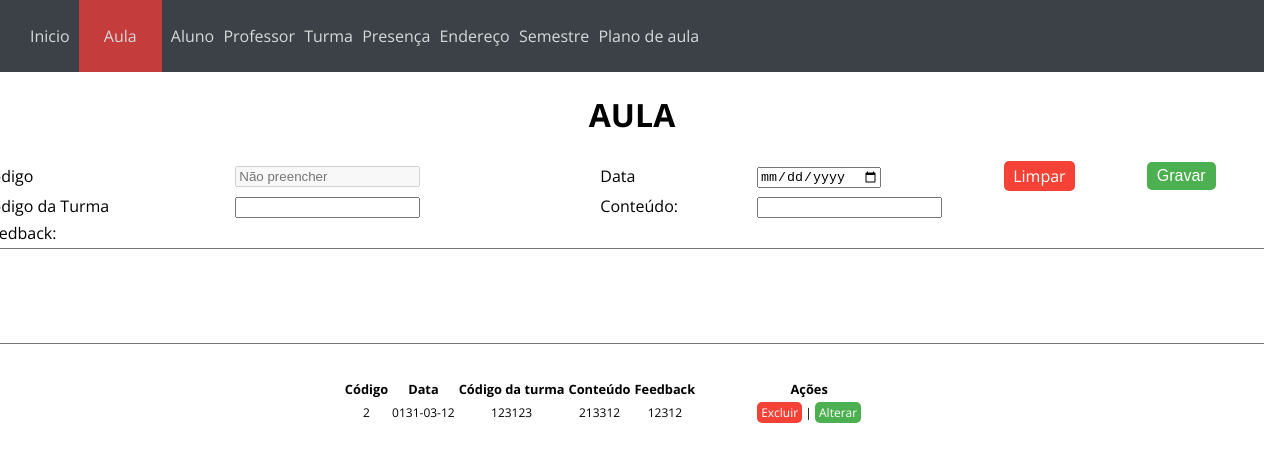
/Aula.php, run on the app's committed database.
### tables this page shows
CREATE TABLE IF NOT EXISTS `tb_aula` (
  `CD_CODIGO` int(3) NOT NULL AUTO_INCREMENT,
  `DT_DATA` date NOT NULL,
  `DS_FEEDBACK` varchar(800) NOT NULL,
  `DS_CONTEUDO` varchar(100) NOT NULL,
  `CD_TURMA` int(3) NOT NULL,
  PRIMARY KEY (`CD_CODIGO`),
  KEY `CD_TURMA` (`CD_TURMA`)
);

### BD/database.php (called while the page is built, shortened)
<?php
function execute_query($sql){
	$database = open_database();
	$found=null;
	try {
        $result = $database->query($sql);
        if ($result <> null) {
			$found = $result->fetch_all(MYSQLI_ASSOC);
		}
	} catch (Exception $e) {
	}
	return $found;
}
function open_database() {
    try {
    	 $conn = new mysqli(DB_HOST, DB_USER, DB_PASSWORD, DB_NAME);
    	 return $conn;
	 } catch (Exception $e) {
		 echo $e->getMessage();
    	 return null;
	 }
}

### Listar/listarAula.php (the view)
<?php
    $sql="select * from tb_aula ";
    $res_consulta = execute_query($sql);
?>
<br/>
<table style="font-size: 0.8rem; text-align: center;">
    <thead>
        <tr>
            <th>Código</th>
            <th>Data</th>
            <th>Código da turma</th>
            <th>Conteúdo</th>
            <th>Feedback</th>
            <th>Ações</th>
        </tr>
    </thead>
    <tbody>
        <?php foreach($res_consulta as $dados) : ?>
        <tr style="font-size: 12px;">
            <td><?php echo $dados['CD_CODIGO']; ?></td>
            <td><?php echo $dados['DT_DATA']; ?></td>
            <td><?php echo $dados['CD_TURMA']; ?></td>
            <td><?php echo $dados['DS_CONTEUDO']; ?></td>
            <td><?php echo $dados['DS_FEEDBACK']; ?></td>
            <td style="width:220px;">
				<a href="BD/apagar.php?id=<?php echo $dados['CD_CODIGO']; ?>&tipo=aula" class="btn-excluir">Excluir</a>    |
                <a href="Aula.php?id=<?php echo $dados['CD_CODIGO']; ?>" class="btn-alterar">Alterar</a>
            </td>
        </tr>
        <?php  endforeach;?>
    </tbody>
</table>

### style.css (style rules this page uses)
body { margin: 0; padding: 0; font-family: 'Open Sans', sans-serif; }
.btn-alterar { background-color: #4CAF50; border: none; border-radius: 5px; color: white; padding: 2px 4px; text-align: center; text-decoration: none; display: inline-block; font-size: 12px; }
.btn-excluir { background-color: #f44336; border: none; border-radius: 5px; color: white; padding: 2px 4px; text-align: center; text-decoration: none; display: inline-block; font-size: 12px; }

### data on the page
tb_aula: CD_CODIGO "2", DT_DATA "0131-03-12", CD_TURMA "123123", DS_CONTEUDO "213312", DS_FEEDBACK "12312"
